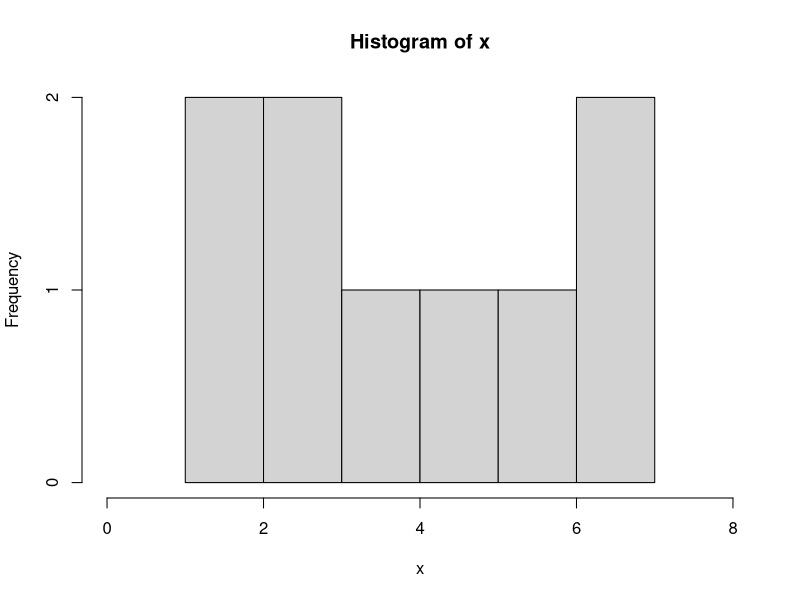
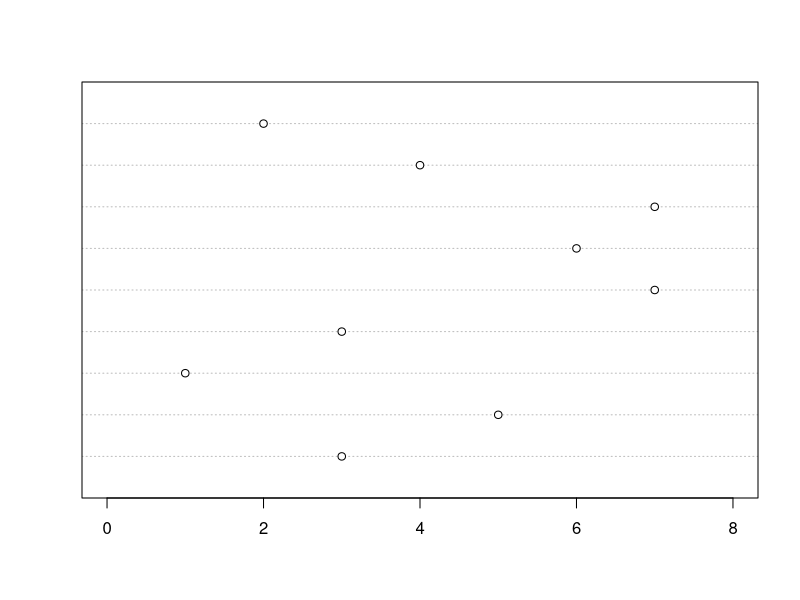

These figures' R source, in order:
#ata set
x <- c(3, 5, 1, 3, 7, 6, 7, 4, 2) # creating a variable

# extract info
n <- length(x) # extracting the length (n)
mean_x <- mean(x) # calculating the mean

#variance
ss <- sum((mean_x - x)^2) # calculating the sum of squares

v <- ss/(n-1) # calculating the variance
var(x) # using the R function

# standard deviation
sd <- sqrt(v)
sd(x)

#standard error
se <- sd/n 


# standard error function
sandard_error <- function(x) {
  sd(x)/sqrt(length(x))
  }


hist(x, xlim = c(0, 8))
dotchart(x, xlim = c(0, 8))
